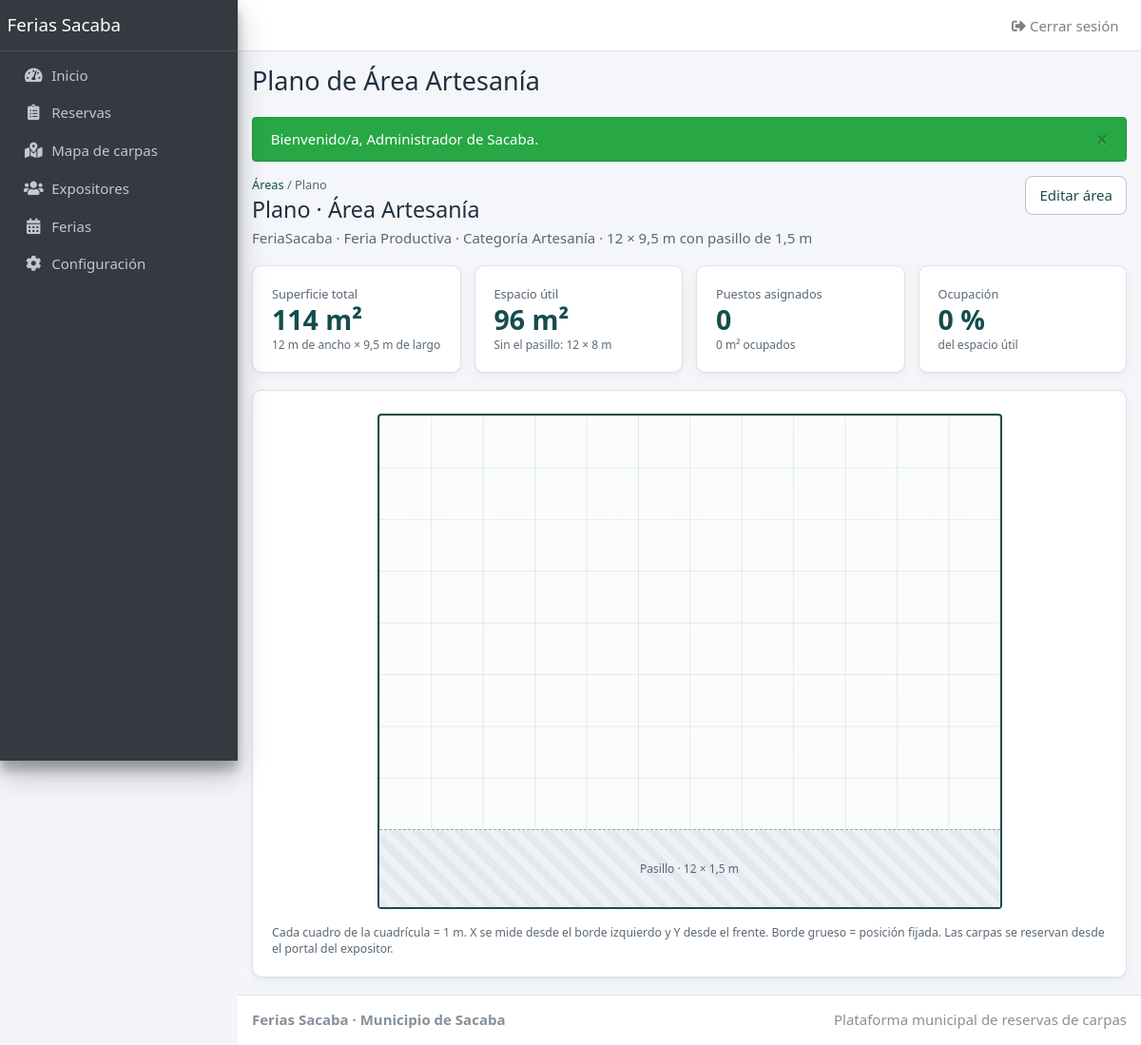
Page /index.php?ruta=areas/plano&id=2 (signed in) on the committed database.
### tables this page shows
CREATE TABLE areas (
    id           INT AUTO_INCREMENT PRIMARY KEY,
    feria_id     INT NOT NULL,
    categoria_id INT NOT NULL,
    nombre       VARCHAR(80) NOT NULL,
    ancho_m      DECIMAL(6,2) NOT NULL,
    largo_m      DECIMAL(6,2) NOT NULL,
    pasillo_m    DECIMAL(6,2) NOT NULL DEFAULT 1.50,
    UNIQUE KEY uq_areas_nombre (feria_id, nombre),
    UNIQUE KEY uq_areas_id_feria (id, feria_id),
    CONSTRAINT fk_areas_feria
        FOREIGN KEY (feria_id) REFERENCES ferias(id),
    CONSTRAINT fk_areas_categoria
        FOREIGN KEY (categoria_id) REFERENCES categorias(id),
    CONSTRAINT chk_areas_medidas
        CHECK (ancho_m > 0 AND largo_m > pasillo_m AND pasillo_m > 0)
);

CREATE TABLE ferias (
    id        INT AUTO_INCREMENT PRIMARY KEY,
    nombre    VARCHAR(120) NOT NULL,
    fecha     DATE NOT NULL,
    lugar     VARCHAR(180) NOT NULL,
    latitud   DECIMAL(9,6) NULL,
    longitud  DECIMAL(9,6) NULL,
    foto      VARCHAR(255) NULL,
    estado    ENUM('borrador','abierta','cerrada') NOT NULL DEFAULT 'borrador',
    CONSTRAINT chk_ferias_latitud  CHECK (latitud  BETWEEN -90 AND 90),
    CONSTRAINT chk_ferias_longitud CHECK (longitud BETWEEN -180 AND 180)
);

CREATE TABLE categorias (
    id     INT AUTO_INCREMENT PRIMARY KEY,
    nombre VARCHAR(80) NOT NULL UNIQUE,
    activo TINYINT(1) NOT NULL DEFAULT 1
);

### app/core/helpers.php (called while the page is built, shortened)
<?php
function e(mixed $valor): string
{
    return htmlspecialchars((string) ($valor ?? ''), ENT_QUOTES, 'UTF-8');
}
function url(string $ruta, array $parametros = []): string
{
    return 'index.php?' . http_build_query(['ruta' => $ruta] + $parametros);
}
function vista(string $nombre, array $datos = []): void
{
    extract($datos, EXTR_SKIP);
    require dirname(__DIR__) . '/views/' . $nombre . '.php';
}
function tomar_flash(): array
{
    $mensajes = $_SESSION['flash'] ?? [];
    return is_array($mensajes) ? $mensajes : [];
}
function pedir_get(string $nombre): string
{
    $valor = $_GET[$nombre] ?? '';
    return is_string($valor) ? trim($valor) : '';
}
function medida(mixed $valor): string
{
    $texto = number_format((float) $valor, 2, ',', '.');
    return rtrim(rtrim($texto, '0'), ',');
}

### app/controllers/AreasController.php (called while the page is built, shortened)
<?php
final class AreasController extends CrudController
{
    public function plano(): void
    {
        $id = filter_var(pedir_get('id'), FILTER_VALIDATE_INT, ['options' => ['min_range' => 1]]);
        $area = $id === false ? null : (new Area())->buscarDetalle($id);
        $puestos = (new Asignacion())->puestosDeArea((int) $area['id']);
        $pendientes = (new Solicitud())->sinPuesto((int) $area['feria_id'], (int) $area['categoria_id']);
        $ancho = (float) $area['ancho_m'];
        $largo = (float) $area['largo_m'];
        $pasillo = (float) $area['pasillo_m'];
        $util = $ancho * ($largo - $pasillo);
        $ocupado = 0.0;
        vista('areas/plano', [
            'area'       => $area,
            'puestos'    => $puestos,
            'pendientes' => $pendientes,
            'ancho'      => $ancho,
            'largo'      => $largo,
            'pasillo'    => $pasillo,
            'util'       => $util,
            'ocupado'    => $ocupado,
            'porcentaje' => $util > 0 ? $ocupado / $util * 100 : 0,
        ]);
    }
}

### app/core/bootstrap.php (called while the page is built, shortened)
<?php
spl_autoload_register(static function (string $clase): void {
    $carpetas = ['/app/core/', '/app/controllers/', '/app/models/', '/app/services/', '/config/'];
    foreach ($carpetas as $carpeta) {
        $archivo = RAIZ_PROYECTO . $carpeta . $clase . '.php';
        if (is_file($archivo)) {
            return;
        }
    }
});
require_once __DIR__ . '/helpers.php';

### config/Database.php (called while the page is built, shortened)
<?php
final class Database
{
    private static ?PDO $conexion = null;
    public static function conectar(): PDO
    {
        if (self::$conexion === null) {
            $c = require __DIR__ . '/config.php';
            $dsn = sprintf(
                'mysql:host=%s;port=%s;dbname=%s;charset=utf8mb4',
                $c['db_host'],
                $c['db_port'],
                $c['db_name']
            );
            self::$conexion = new PDO($dsn, $c['db_user'], $c['db_pass'], [
                PDO::ATTR_ERRMODE            => PDO::ERRMODE_EXCEPTION,
                PDO::ATTR_DEFAULT_FETCH_MODE => PDO::FETCH_ASSOC,
                PDO::ATTR_EMULATE_PREPARES   => false,
            ]);
        }
        return self::$conexion;
    }
}

### app/models/Modelo.php (called while the page is built, shortened)
<?php
require_once __DIR__ . '/../../config/Database.php';
abstract class Modelo
{
    protected PDO $db;
    public function __construct()
    {
        $this->db = Database::conectar();
    }
    protected function consultar(string $sql, array $parametros = []): array
    {
        $consulta = $this->db->prepare($sql);
        $consulta->execute($parametros);
        return $consulta->fetchAll();
    }
}

### app/models/Area.php (called while the page is built, shortened)
<?php
require_once __DIR__ . '/Modelo.php';
final class Area extends Modelo
{
    public function buscarDetalle(int $id): ?array
    {
        $filas = $this->consultar(
            'SELECT a.*, f.nombre AS feria, c.nombre AS categoria
             FROM areas a
             JOIN ferias f ON f.id = a.feria_id
             JOIN categorias c ON c.id = a.categoria_id
             WHERE a.id = :id',
            ['id' => $id]
        );
        return $filas[0] ?? null;
    }
}

### app/models/Asignacion.php (called while the page is built, shortened)
<?php
require_once __DIR__ . '/Modelo.php';
final class Asignacion extends Modelo
{
    public function puestosDeArea(int $areaId, ?int $excluirId = null): array
    {
        $sql = 'SELECT x.id, x.codigo, x.x_m, x.y_m, x.ancho_m, x.largo_m, x.fijada, x.solicitud_id, e.emprendimiento
                FROM asignaciones x
                JOIN solicitudes s ON s.id = x.solicitud_id
                JOIN expositores e ON e.id = s.expositor_id
                WHERE x.area_id = :area_id';
        $parametros = ['area_id' => $areaId];
        return $this->consultar($sql . ' ORDER BY x.y_m, x.x_m', $parametros);
    }
}

### app/views/areas/plano.php (the view, shortened to what this page needs)
<?php
$tituloPagina = 'Plano de ' . $area['nombre'];
$moduloActivo = 'areas';
require __DIR__ . '/../layout/header.php';
$pct = static fn (float $valor, float $total): string => sprintf('%.4F', $total > 0 ? $valor / $total * 100 : 0);
$largoUtil = $largo - $pasillo;
$anchoMaximo = $largo > 0 ? (int) round(520 * $ancho / $largo) : 520;
$estiloPlano = sprintf(
    'aspect-ratio: %.2F / %.2F; max-width: %dpx; background-size: calc(100%% / %.2F) calc(100%% / %.2F);',
    $ancho, $largo, max($anchoMaximo, 240), $ancho, $largo
);
?>
<div class="encabezado">
    <div>
        <p class="migas"><a href="<?= e(url('areas', ['feria_id' => $area['feria_id']])) ?>">Áreas</a> / Plano</p>
        <h1>Plano · <?= e($area['nombre']) ?></h1>
        <p class="descripcion">
            <?= e($area['feria']) ?> · Categoría <?= e($area['categoria']) ?> ·
            <?= e(medida($ancho)) ?> × <?= e(medida($largo)) ?> m con pasillo de <?= e(medida($pasillo)) ?> m
        </p>
    </div>
    <div class="botones">
        <a class="boton" href="<?= e(url('areas/editar', ['id' => $area['id']])) ?>">Editar área</a>
    </div>
</div>
<div class="tarjetas">
    <div class="tarjeta dato"><span>Superficie total</span><strong class="numero"><?= e(medida($ancho * $largo)) ?> m²</strong>
        <small><?= e(medida($ancho)) ?> m de ancho × <?= e(medida($largo)) ?> m de largo</small></div>
    <div class="tarjeta dato"><span>Espacio útil</span><strong class="numero"><?= e(medida($util)) ?> m²</strong>
        <small>Sin el pasillo: <?= e(medida($ancho)) ?> × <?= e(medida($largoUtil)) ?> m</small></div>
    <div class="tarjeta dato"><span>Puestos asignados</span><strong class="numero"><?= count($puestos) ?></strong>
        <small><?= e(medida($ocupado)) ?> m² ocupados</small></div>
    <div class="tarjeta dato"><span>Ocupación</span><strong class="numero"><?= (int) round($porcentaje) ?> %</strong>
        <small>del espacio útil</small></div>
</div>
<section class="tarjeta">
    <div class="plano-marco">
        <div class="plano" style="<?= e($estiloPlano) ?>" role="img"
             aria-label="Plano del área <?= e($area['nombre']) ?> con <?= count($puestos) ?> puestos">
            <div class="pasillo" style="top:<?= $pct($largoUtil, $largo) ?>%;height:<?= $pct($pasillo, $largo) ?>%;">
                Pasillo · <?= e(medida($ancho)) ?> × <?= e(medida($pasillo)) ?> m
            </div>
        </div>
    </div>
    <p class="leyenda">
        Cada cuadro de la cuadrícula = 1 m. X se mide desde el borde izquierdo y Y desde el frente.
        Borde grueso = posición fijada. Las carpas se reservan desde el portal del expositor.
    </p>
</section>
<?php require __DIR__ . '/../layout/footer.php'; ?>

### app/views/layout/header.php (shortened to what this page needs)
<?php
$mensajes = tomar_flash();
$moduloActivo = $moduloActivo ?? '';
?>
<!doctype html>
<html lang="es">
<head>
    <link rel="stylesheet" href="vendor/adminlte/plugins/fontawesome-free/css/all.min.css">
    <link rel="stylesheet" href="vendor/adminlte/dist/css/adminlte.min.css">
    <link rel="stylesheet" href="css/admin.css">
</head>
<body class="hold-transition sidebar-mini layout-fixed">
<div class="wrapper">
    <nav class="main-header navbar navbar-expand navbar-white navbar-light">
        <ul class="navbar-nav ml-auto">
            <li class="nav-item">
                <form method="post" action="<?= e(url('salir')) ?>" class="form-inline">
                    <button class="nav-link btn btn-link" type="submit"><i class="fas fa-sign-out-alt"></i> Cerrar sesión</button>
                </form>
            </li>
        </ul>
    </nav>
    <aside class="main-sidebar sidebar-dark-primary elevation-4">
        <a href="<?= e(url('panel')) ?>" class="brand-link">
            <span class="brand-text font-weight-light">Ferias Sacaba</span>
        </a>
        <div class="sidebar">
            <nav class="mt-2">
                <ul class="nav nav-pills nav-sidebar flex-column">
                    <li class="nav-item">
                        <a href="<?= e(url('panel')) ?>" class="nav-link <?= $moduloActivo === 'panel' ? 'active' : '' ?>">
                            <i class="nav-icon fas fa-tachometer-alt"></i>
                            <p>Inicio</p>
                        </a>
                    </li>
                    <li class="nav-item">
                        <a href="<?= e(url('admin/reservas')) ?>" class="nav-link <?= str_starts_with($moduloActivo, 'admin/reservas') ? 'active' : '' ?>">
                            <i class="nav-icon fas fa-clipboard-list"></i>
                            <p>Reservas</p>
                        </a>
                    </li>
                    <li class="nav-item">
                        <a href="<?= e(url('admin/mapa')) ?>" class="nav-link <?= $moduloActivo === 'admin/mapa' ? 'active' : '' ?>">
                            <i class="nav-icon fas fa-map-marked-alt"></i>
                            <p>Mapa de carpas</p>
                        </a>
                    </li>
                    <li class="nav-item">
                        <a href="<?= e(url('admin/expositores')) ?>" class="nav-link <?= str_starts_with($moduloActivo, 'admin/expositores') ? 'active' : '' ?>">
                            <i class="nav-icon fas fa-users"></i>
                            <p>Expositores</p>
                        </a>
                    </li>
                    <li class="nav-item">
                        <a href="<?= e(url('ferias')) ?>" class="nav-link <?= $moduloActivo === 'ferias' ? 'active' : '' ?>">
                            <i class="nav-icon fas fa-calendar-alt"></i>
                            <p>Ferias</p>
                        </a>
                    </li>
                    <li class="nav-item">
                        <a href="<?= e(url('admin/configuracion')) ?>" class="nav-link <?= $moduloActivo === 'admin/configuracion' ? 'active' : '' ?>">
                            <i class="nav-icon fas fa-cog"></i>
                            <p>Configuración</p>
                        </a>
                    </li>
                </ul>
            </nav>
        </div>
    </aside>
    <div class="content-wrapper">
        <section class="content-header">
            <div class="container-fluid">
                <div class="row mb-2">
                    <div class="col-sm-6">
                        <h1><?= e($tituloPagina ?? '') ?></h1>
                    </div>
                </div>
            </div>
        </section>
        <section class="content">
            <div class="container-fluid">
                <?php foreach ($mensajes as $m): ?>
                    <div class="alert alert-<?= e($m['tipo'] === 'ok' ? 'success' : ($m['tipo'] === 'error' ? 'danger' : 'info')) ?> alert-dismissible">
                        <button type="button" class="close" data-dismiss="alert" aria-hidden="true">×</button>
                        <?= e($m['texto'] ?? '') ?>
                    </div>
                <?php endforeach; ?>

### public/css/admin.css (style rules this page uses)
:root { --primario: #154d4c; --primario-oscuro: #0e3938; --primario-suave: #e0efeb; --acento: #76a89e; --fondo: #f3f5f8; --superficie: #ffffff; --texto: #203040; --suave: #5a6875; --borde: #dce3e7; --borde-control: #b8c5c9; --cabecera-tabla: #e8efef; --peligro: #b42318; --peligro-suave: #fdecea; --ok: #1d6b45; --ok-suave: #e2f1e9; --aviso: #7a5200; --aviso-suave: #fff4ce; --naranja: #8f3f00; --naranja-suave: #ffe8d6; --info: #1d4f91; --info-suave: #e6effb; --morado: #5b2e91; --morado-suave: #efe7fa; --radio: 10px; --sombra: 0 1px 2px rgba(16, 40, 50, .06), 0 4px 14px rgba(16, 40, 50, .04); }
* { box-sizing: border-box; }
html { font-size: 15px; }
body { margin: 0; background: var(--fondo); color: var(--texto); font-family: system-ui, -apple-system, "Segoe UI", Roboto, Arial, sans-serif; line-height: 1.45; }
a { color: var(--primario); }
h1 { font-size: 1.55rem; margin: 0 0 .25rem; line-height: 1.2; }
.encabezado { display: flex; justify-content: space-between; align-items: flex-start; flex-wrap: wrap; gap: 14px; margin-bottom: 18px; }
.descripcion { margin: .3rem 0 0; color: var(--suave); max-width: 72ch; }
.migas { margin: 0 0 4px; font-size: .85rem; color: var(--suave); }
.botones { display: flex; gap: 8px; flex-wrap: wrap; }
.tarjeta { background: var(--superficie); border: 1px solid var(--borde); border-radius: var(--radio); box-shadow: var(--sombra); padding: 20px; margin-bottom: 18px; }
.tarjetas { display: grid; grid-template-columns: repeat(auto-fit, minmax(200px, 1fr)); gap: 14px; margin-bottom: 18px; }
.tarjetas .tarjeta { margin-bottom: 0; }
.dato { display: flex; flex-direction: column; gap: 2px; color: var(--texto); text-decoration: none; }
.dato span { font-size: .85rem; color: var(--suave); }
.dato .numero { font-size: 1.9rem; color: var(--primario); line-height: 1.1; }
.dato small { color: var(--suave); }
.boton { display: inline-flex; align-items: center; justify-content: center; gap: 6px; padding: 9px 14px; border: 1px solid var(--borde-control); border-radius: 8px; background: #fff; color: var(--primario); font: inherit; font-weight: 500; text-decoration: none; white-space: nowrap; cursor: pointer; }
.plano-marco { overflow-x: auto; padding: 4px; }
.plano { position: relative; width: 100%; margin: 0 auto; border: 2px solid var(--primario); border-radius: 4px; background-color: #fbfdfc; background-image: linear-gradient(to right, rgba(21, 77, 76, .10) 1px, transparent 1px), linear-gradient(to bottom, rgba(21, 77, 76, .10) 1px, transparent 1px); }
.pasillo { position: absolute; left: 0; right: 0; display: flex; align-items: center; justify-content: center; background: repeating-linear-gradient(45deg, #e5e9ef, #e5e9ef 8px, #eef1f5 8px, #eef1f5 16px); border-top: 1px dashed #97a9b1; color: var(--suave); font-size: .8rem; text-align: center; }
.leyenda { margin: 12px 0 0; font-size: .82rem; color: var(--suave); }

### rows in the picture
areas: nombre "Plano de Área Artesanía", nombre "Área Artesanía", feria.nombre "FeriaSacaba · Feria Productiva", categoria.nombre "Artesanía"

### other values in the picture
$m['texto'] "Bienvenido/a, Administrador de Sacaba."
medida($ancho) "12"
medida($largo) "9,5"
medida($pasillo) "1,5"
medida($ancho * $largo) "114"
medida($util) "96"
medida($largoUtil) "8"
count($puestos) "0"
medida($ocupado) "0"
$porcentaje "0"
